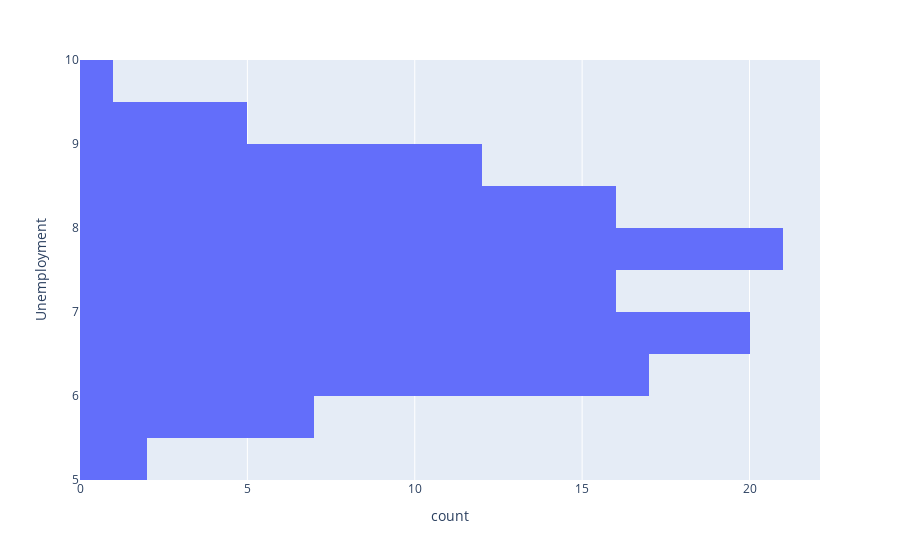

The notebook cell saved with this chart:
### Code cell
px.histogram(test_df, y='Unemployment')

### Figure 1 — Plotly figure (JSON) as saved in the notebook; plotly's stock layout.template omitted (floating-point values rounded to 4 significant figures)
{"data": [{"alignmentgroup": "True", "bingroup": "y", "hovertemplate": "count=%{x}<br>Unemployment=%{y}<extra></extra>", "legendgroup": "", "marker": {"color": "#636efa", "pattern": {"shape": ""}}, "name": "", "offsetgroup": "", "orientation": "h", "showlegend": false, "type": "histogram", "xaxis": "x", "y": [6.858, 7.47, 7.346, 7.092, 7.896, 7.658, 6.961, 6.833, 6.425, 9.331, 8.595, 7.348, 6.885, 7.092, 7.951, 9.202, 7.441, 8.963, 6.489, 8.243, 8.35, 8.15, 5.527, 6.833, 6.339, 6.635, 6.925, 8.256, 8.424, 7.771, 7.567, 8.975, 5.946, 6.3, 8.304, 6.061, 6.908, 8.622, 8.106, 7.057, 6.496, 8.099, 7.962, 6.162, 5.965, 8.163, 8.549, 7.17, 6.877, 6.315, 6.973, 8.424, 8.521, 7.545, 5.422, 5.143, 8.744, 9.342, 7.368, 9.331, 7.795, 7.787, 7.856, 7.943, 7.866, 7.527, 6.56, 5.943, 6.833, 7.806, 8.028, 6.235, 6.664, 6.961, 7.931, 6.442, 5.936, 8.625, 7.808, 6.299, 9.524, 7.951, 7.343, 7.057, 8.89, 7.127, 6.664, 8.099, 8.992, 6.299, 7.484, 8.15, 6.104, 7.564, 8.09, 6.384, 6.315, 6.529, 7.872, 7.682, 7.658, 7.197, 6.868, 6.877, 8.535, 6.104, 5.644, 5.644, 9.199, 6.855, 8.09, 6.768, 7.197, 7.343, 6.034, 8.899, 8.15], "yaxis": "y"}], "layout": {"barmode": "relative", "legend": {"tracegroupgap": 0}, "margin": {"t": 60}, "xaxis": {"anchor": "y", "domain": [0, 1], "title": {"text": "count"}}, "yaxis": {"anchor": "x", "domain": [0, 1], "title": {"text": "Unemployment"}}}}
